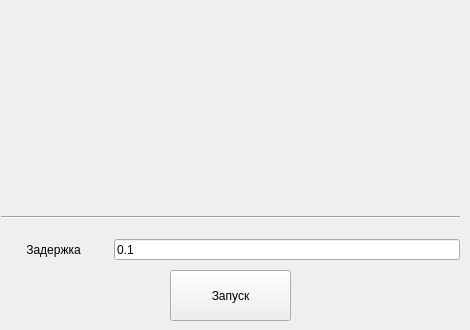
    <widget class="QWidget" name="tab_lab2">
     <attribute name="title">
      <string>lab2</string>
     </attribute>
     <widget class="QPushButton" name="startButton_2">
      <property name="enabled">
       <bool>true</bool>
      </property>
      <property name="geometry">
       <rect>
        <x>170</x>
        <y>270</y>
        <width>121</width>
        <height>51</height>
       </rect>
      </property>
      <property name="sizePolicy">
       <sizepolicy hsizetype="Fixed" vsizetype="Fixed">
        <horstretch>15</horstretch>
        <verstretch>21</verstretch>
       </sizepolicy>
      </property>
      <property name="minimumSize">
       <size>
        <width>16</width>
        <height>0</height>
       </size>
      </property>
      <property name="sizeIncrement">
       <size>
        <width>7</width>
        <height>0</height>
       </size>
      </property>
      <property name="text">
       <string>Запуск</string>
      </property>
     </widget>
     <widget class="QLineEdit" name="lab2_delay">
      <property name="geometry">
       <rect>
        <x>114</x>
        <y>239</y>
        <width>346</width>
        <height>21</height>
       </rect>
      </property>
      <property name="text">
       <string>0.1</string>
      </property>
     </widget>
     <widget class="QLabel" name="label_18">
      <property name="geometry">
       <rect>
        <x>1</x>
        <y>239</y>
        <width>105</width>
        <height>21</height>
       </rect>
      </property>
      <property name="text">
       <string>Задержка</string>
      </property>
      <property name="alignment">
       <set>Qt::AlignCenter</set>
      </property>
     </widget>
     <widget class="Line" name="line_3">
      <property name="geometry">
       <rect>
        <x>1</x>
        <y>216</y>
        <width>459</width>
        <height>3</height>
       </rect>
      </property>
      <property name="orientation">
       <enum>Qt::Horizontal</enum>
      </property>
     </widget>
     <widget class="QLabel" name="label_7">
      <property name="geometry">
       <rect>
        <x>30</x>
        <y>10</y>
        <width>431</width>
        <height>191</height>
       </rect>
      </property>
      <property name="minimumSize">
       <size>
        <width>10</width>
        <height>10</height>
       </size>
      </property>
      <property name="font">
       <font>
        <family>Academy Engraved LET</family>
        <pointsize>24</pointsize>
       </font>
      </property>
      <property name="lineWidth">
       <number>1</number>
      </property>
      <property name="text">
       <string/>
      </property>
      <property name="pixmap">
       <pixmap>equation.png</pixmap>
      </property>
      <property name="alignment">
       <set>Qt::AlignCenter</set>
      </property>
     </widget>
    </widget>
